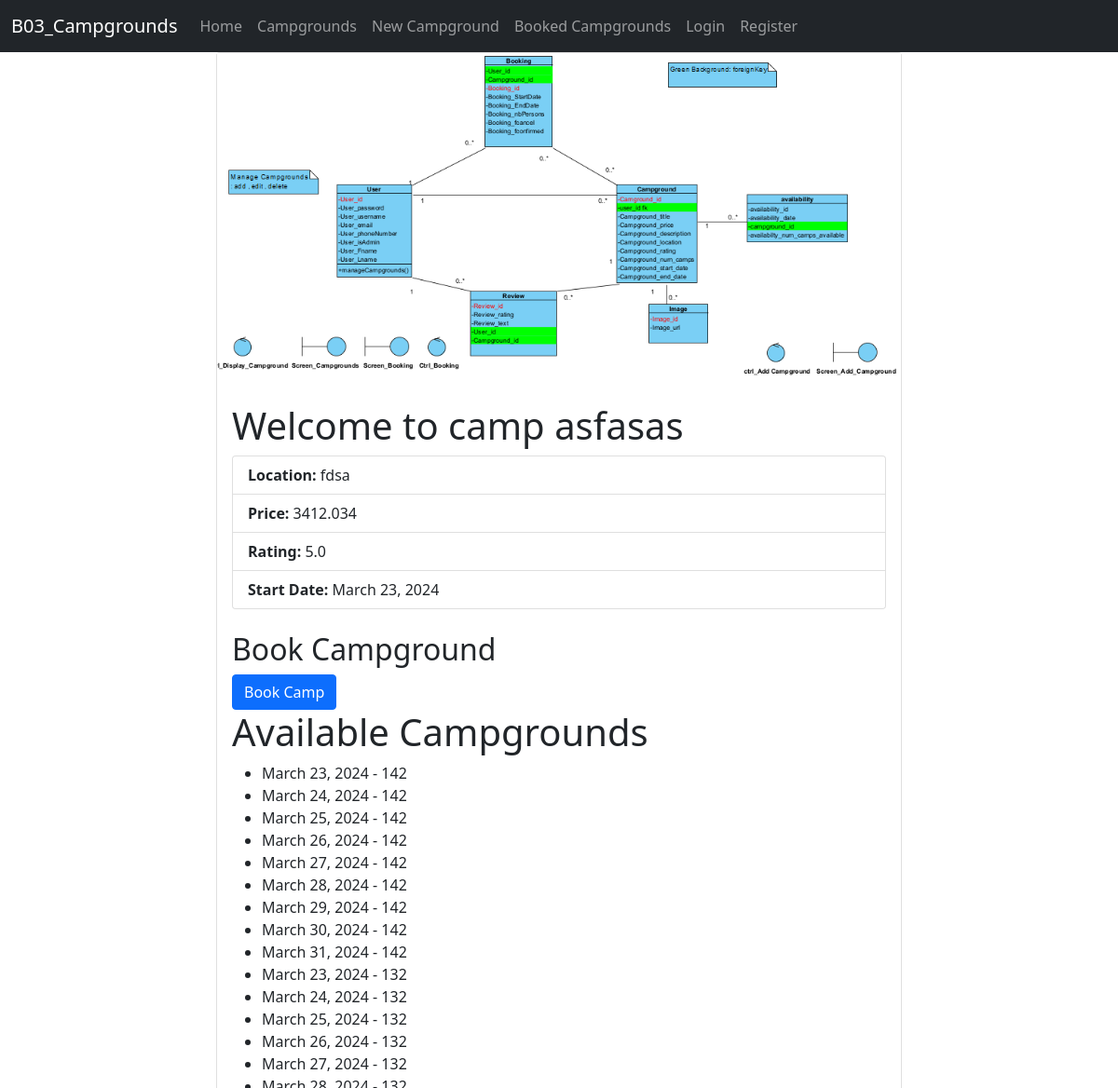
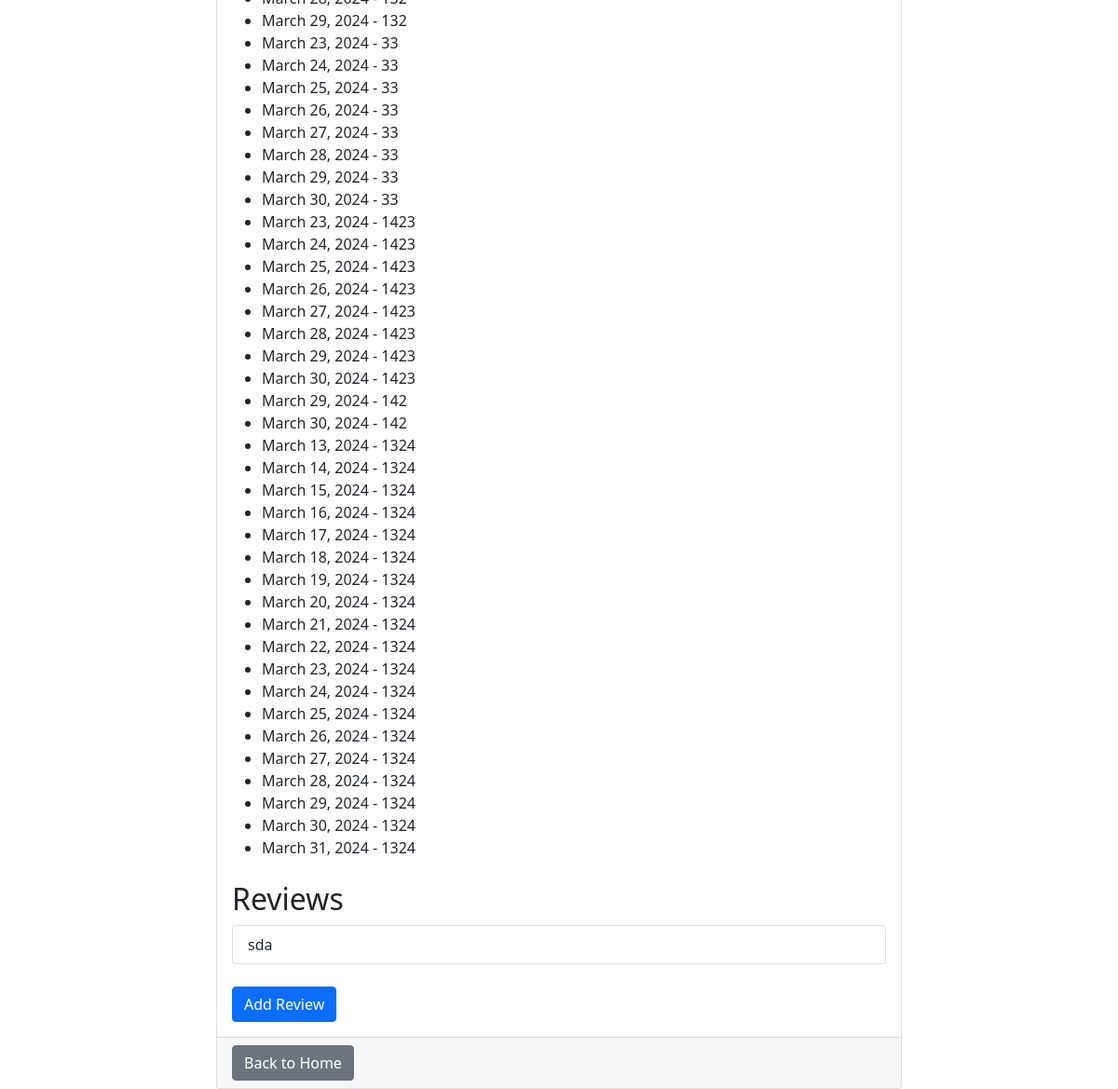
The page /campgrounds/34/ on the database as committed earlier (2 pictures, top to bottom).
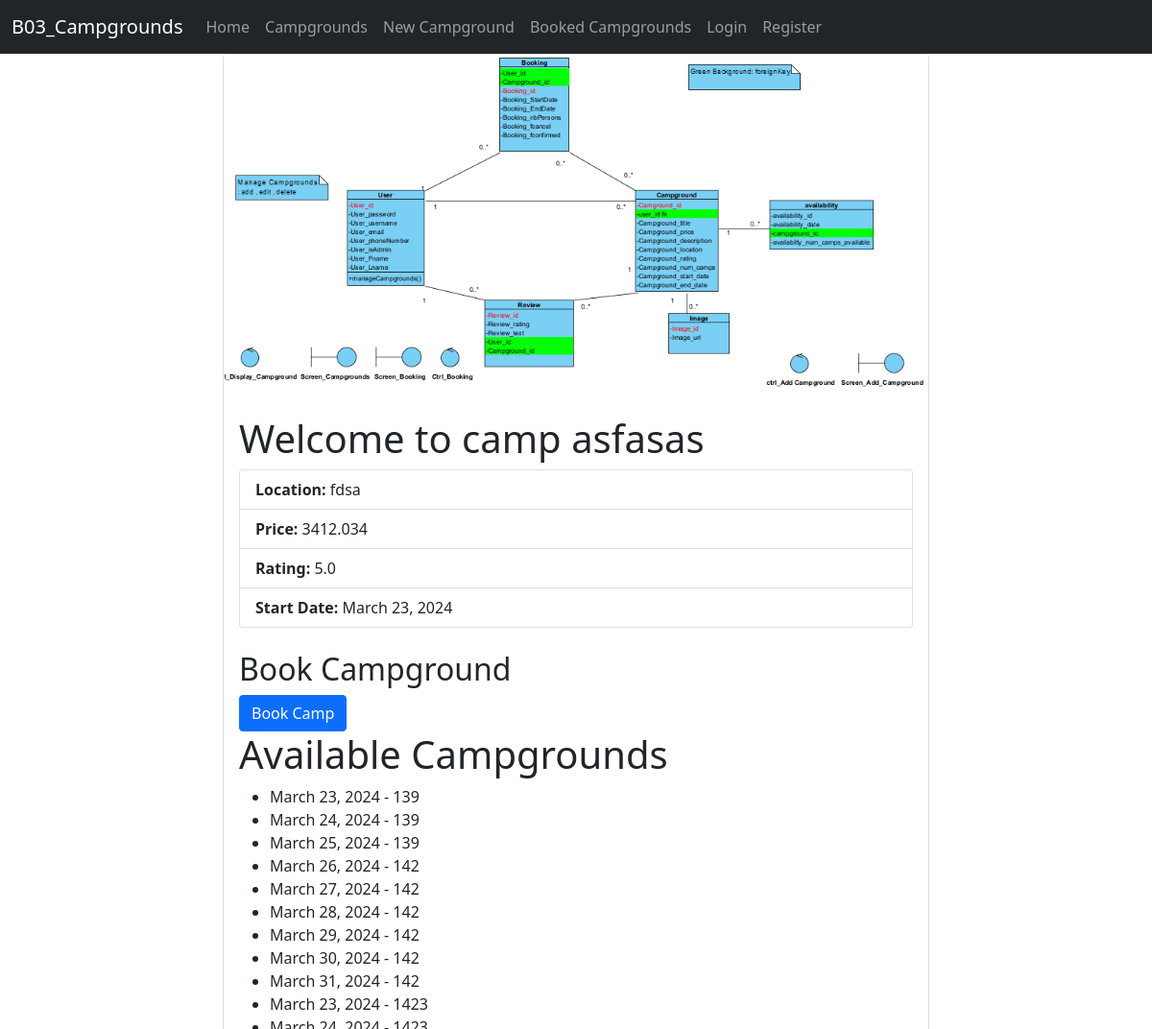
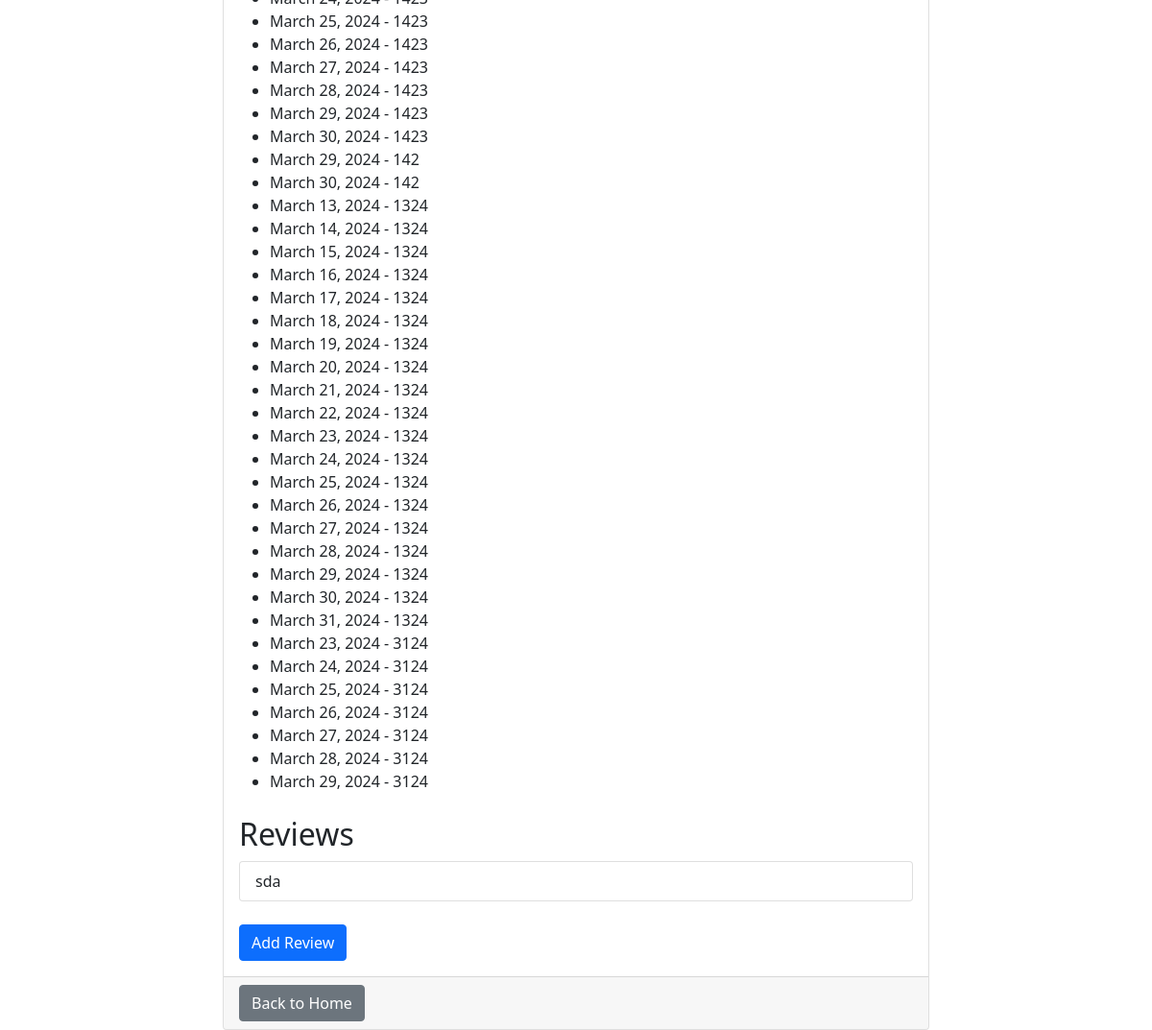
The same page on the database as committed later (2 pictures, top to bottom).
### campgrounds/models.py (models this page shows, shortened)
class Availability(models.Model):
    date = models.DateField()
    campground_id = models.ForeignKey(Campgrounds,on_delete=models.CASCADE)
    num_camps_available = models.IntegerField()

class Reviews(models.Model):
    user = models.ForeignKey(User, on_delete=models.CASCADE, null=True)
    campground_id = models.ForeignKey('Campgrounds', on_delete=models.CASCADE)
    rating = models.CharField(max_length=10, choices=RATING_CHOICES, default='0')
    text_description = models.TextField()

### campgrounds/views.py (the view)
# urls.py: path('campgrounds/<str:camp_id>/',views.show_campground,name='showCampground'),
def show_campground(request, camp_id):
    campground = Campgrounds.objects.get(id=camp_id)
    reviews = Reviews.objects.filter(campground_id=camp_id).exclude(rating='NR')
    available = Availability.objects.all()
    return render(request, 'campground.html', {'camp': campground, 'reviews': reviews, 'available': available})

### campgrounds/templates/campground.html (shortened to what this page needs)
{% extends 'base.html' %}
{% block content %}
<div class="container">
    <div class="row justify-content-center">
        <div class="col-md-8">
            <div class="card">
                <img src="{{ camp.image.url }}" alt="Camp Image" class="img-fluid camp-image">
                <div class="card-body">
                    <h1 class="card-title">Welcome to camp {{ camp.title }}</h1>
                    <ul class="list-group">
                        <li class="list-group-item"><strong>Location:</strong> {{ camp.location }}</li>
                        <li class="list-group-item"><strong>Price:</strong> {{ camp.price }}</li>
                        <li class="list-group-item"><strong>Rating:</strong> {{ camp.average_rating }}</li>
                        <li class="list-group-item"><strong>Start Date:</strong> {{ camp.start_date }}</li>
                    </ul>
                    <h2 class="mt-4">Book Campground</h2>
                    <a href="{% url 'bookCampground' camp.id %}" class="btn btn-primary">Book Camp</a>
                    <h1>
                        Available Campgrounds
                    </h1>
                    <ul>
                        {% for a in available%}
                        <li>{{a.date}} - {{a.num_camps_available}}</li>
                        {%endfor%}
                    </ul>
                    <h2 class="mt-4">Reviews</h2>
                    <ul class="list-group">
                        {% for review in reviews %}
                            <li class="list-group-item">
                                {{ review.text_description }}
                            </li>
                        {% endfor %}
                    </ul>
                    <a href="{% url 'addReview' camp.id %}" class="btn btn-primary mt-4">Add Review</a>
                </div>
                <div class="card-footer">
                    <a href="{% url 'home' %}" class="btn btn-secondary">Back to Home</a>
                </div>
            </div>
        </div>
    </div>
</div>
{% endblock %}

Rows that differ between the two databases and show on the page:
removed Availability: date "March 23, 2024", num_camps_available "132"
removed Availability: date "March 24, 2024", num_camps_available "132"
removed Availability: date "March 25, 2024", num_camps_available "132"
removed Availability: date "March 26, 2024", num_camps_available "132"
removed Availability: date "March 27, 2024", num_camps_available "132"
removed Availability: date "March 28, 2024", num_camps_available "132"
removed Availability: date "March 29, 2024", num_camps_available "132"
removed Availability: date "March 23, 2024", num_camps_available "33"
removed Availability: date "March 24, 2024", num_camps_available "33"
removed Availability: date "March 25, 2024", num_camps_available "33"
removed Availability: date "March 26, 2024", num_camps_available "33"
removed Availability: date "March 27, 2024", num_camps_available "33"
removed Availability: date "March 28, 2024", num_camps_available "33"
removed Availability: date "March 29, 2024", num_camps_available "33"
removed Availability: date "March 30, 2024", num_camps_available "33"
changed Availability (number 1 of 45 on the later page): num_camps_available "142" → "139"
changed Availability (number 2 of 45 on the later page): num_camps_available "142" → "139"
changed Availability (number 3 of 45 on the later page): num_camps_available "142" → "139"
added Availability: date "March 23, 2024", num_camps_available "3124"
added Availability: date "March 24, 2024", num_camps_available "3124"
added Availability: date "March 25, 2024", num_camps_available "3124"
added Availability: date "March 26, 2024", num_camps_available "3124"
added Availability: date "March 27, 2024", num_camps_available "3124"
added Availability: date "March 28, 2024", num_camps_available "3124"
added Availability: date "March 29, 2024", num_camps_available "3124"
